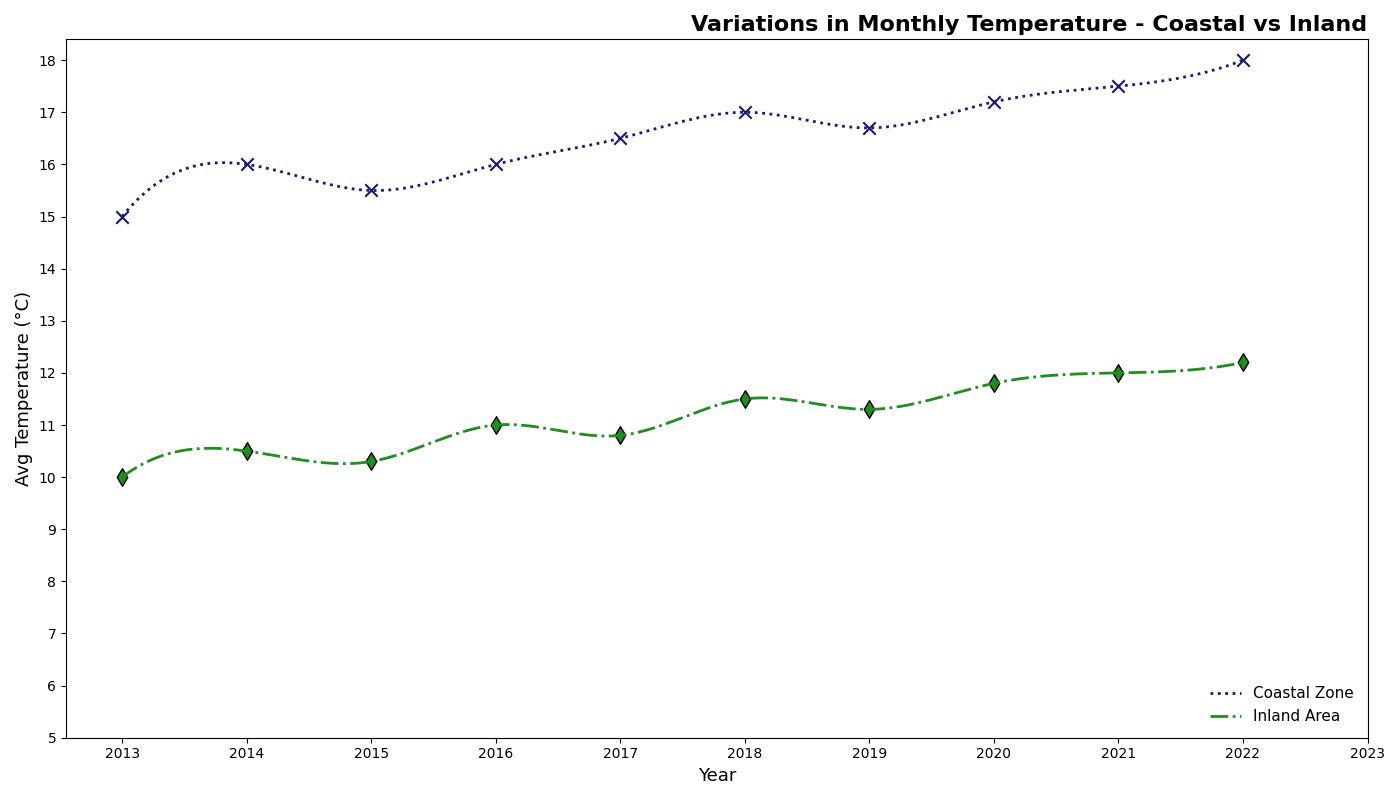

The Python source for this figure:
import matplotlib.pyplot as plt
import numpy as np
from scipy.interpolate import make_interp_spline

years = np.arange(2013, 2023)
monthly_avg_temp_coastal = np.array([15, 16, 15.5, 16, 16.5, 17, 16.7, 17.2, 17.5, 18])
monthly_avg_temp_inland = np.array([10, 10.5, 10.3, 11, 10.8, 11.5, 11.3, 11.8, 12, 12.2])

coastal_spline = make_interp_spline(years, monthly_avg_temp_coastal, k=3)  
inland_spline = make_interp_spline(years, monthly_avg_temp_inland, k=3)

years_smooth = np.linspace(years.min(), years.max(), 300)
coastal_temp_smooth = coastal_spline(years_smooth)
inland_temp_smooth = inland_spline(years_smooth)

plt.figure(figsize=(14, 8))

plt.plot(years_smooth, coastal_temp_smooth, label='Coastal Zone', color='midnightblue', linestyle=':', linewidth=2)
plt.plot(years_smooth, inland_temp_smooth, label='Inland Area', color='forestgreen', linestyle='-.', linewidth=2)

plt.scatter(years, monthly_avg_temp_coastal, color='midnightblue', edgecolors='red', s=80, marker='x')
plt.scatter(years, monthly_avg_temp_inland, color='forestgreen', edgecolors='black', s=80, marker='d')

plt.title('Variations in Monthly Temperature - Coastal vs Inland', fontsize=16, fontweight='bold', loc='right')
plt.xlabel('Year', fontsize=13)
plt.ylabel('Avg Temperature (°C)', fontsize=13)

plt.xticks(np.arange(2013, 2024, step=1))
plt.yticks(np.arange(5, 19, step=1))
plt.legend(loc='lower right', fontsize=11, frameon=False)
plt.grid(visible=False)

plt.tight_layout()
plt.show()
